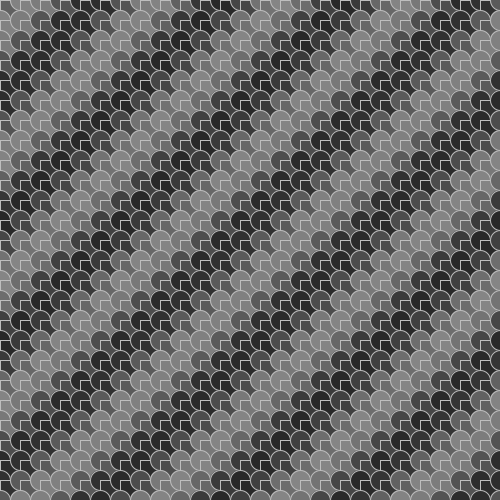
Frame 1 (no input)
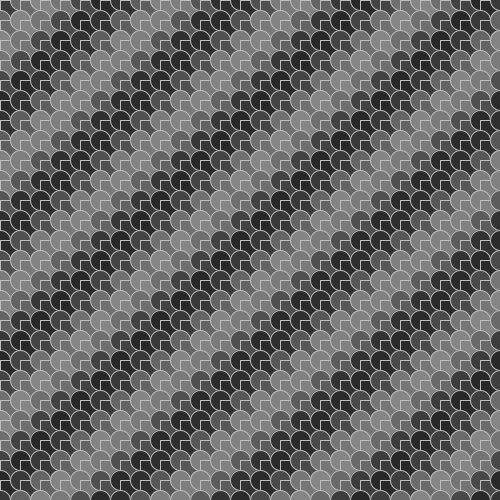
Frame 60 (the mouse pressed at the canvas centre just before this capture)
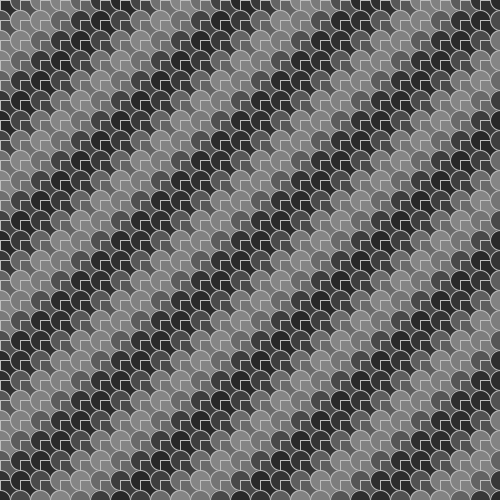
Frame 120 (the mouse held since frame 60 and released just before this capture)

The Processing sketch that drew these frames (run headless with seeded random() and noise(); from frame 60 on, the mouse is pressed at the canvas centre):

// Processing sketch: processing_158421
// ── processing_158421.pde

// 2D Array of objects
Cell[][] grid;

// Number of columns and rows in the grid
int cols = 100;
int rows = 100;

void setup() {
  size(500,500);
  grid = new Cell[cols][rows];
  for (int i = 0; i < cols; i++) {
    for (int j = 0; j < rows; j++) {
      // Initialize each object
      grid[i][j] = new Cell(i*20,j*20,20,20,i+j);
    }
  }
}

void draw() {
  background(0);
  // The counter variables i and j are also the column and row numbers and 
  // are used as arguments to the constructor for each object in the grid.  
  for (int i = 0; i < cols; i++) {
    for (int j = 0; j < rows; j++) {
      // Oscillate and display each object
      grid[i][j].oscillate();
      grid[i][j].display();
    }
  }
}

// A Cell object
class Cell {
  // A cell object knows about its location in the grid as well as its size with the variables x,y,w,h.
  float x,y;   // x,y location
  float w,h;   // width and height
  float angle; // angle for oscillating brightness

  // Cell Constructor
  Cell(float tempX, float tempY, float tempW, float tempH, float tempAngle) {
    x = tempX;
    y = tempY;
    w = tempW;
    h = tempH;
    angle = tempAngle;
  } 
  
  // Oscillation means increase angle
  void oscillate() {
    angle += 0.2; 
  }

  void display() {
    stroke(190);
    // Color calculated using sine wave
    fill(87+47*sin(angle));
    ellipse(x,y,w,h); 
    rect(x,y,w,h);
  }
}

  
